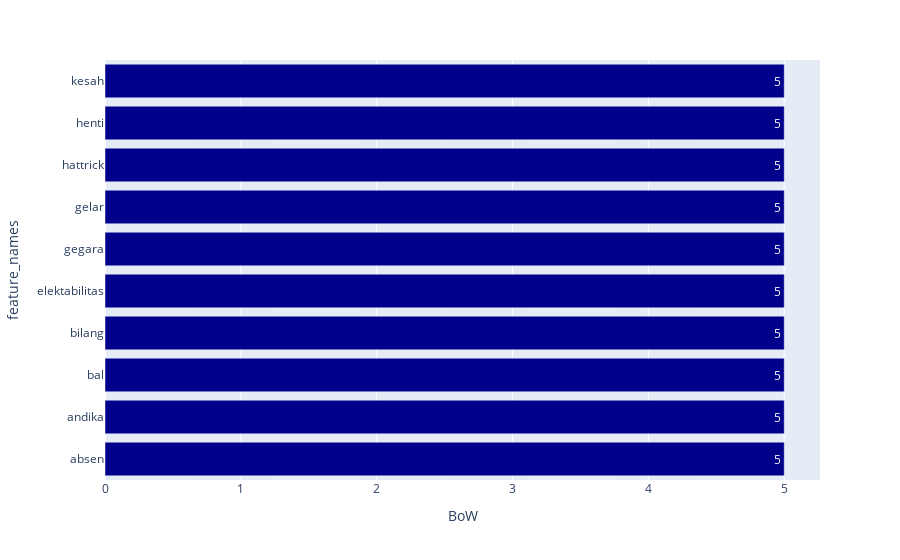

The notebook cell saved with this chart:
### Code cell
doc_plot(count_result,count_vectorizer,n=10,desc=False)

### Figure 1 — Plotly figure (JSON) as saved in the notebook; plotly's stock layout.template omitted (floating-point values rounded to 4 significant figures)
{"data": [{"alignmentgroup": "True", "hovertemplate": "BoW=%{text}<br>feature_names=%{y}<extra></extra>", "legendgroup": "", "marker": {"color": "darkblue", "pattern": {"shape": ""}}, "name": "", "offsetgroup": "", "orientation": "h", "showlegend": false, "text": [5, 5, 5, 5, 5, 5, 5, 5, 5, 5], "textposition": "auto", "texttemplate": "%{x}", "type": "bar", "x": [5, 5, 5, 5, 5, 5, 5, 5, 5, 5], "xaxis": "x", "y": ["absen", "andika", "bal", "bilang", "elektabilitas", "gegara", "gelar", "hattrick", "henti", "kesah"], "yaxis": "y"}], "layout": {"barmode": "relative", "legend": {"tracegroupgap": 0}, "margin": {"t": 60}, "xaxis": {"anchor": "y", "domain": [0, 1], "title": {"text": "BoW"}}, "yaxis": {"anchor": "x", "categoryorder": "total ascending", "domain": [0, 1], "title": {"text": "feature_names"}}}}
